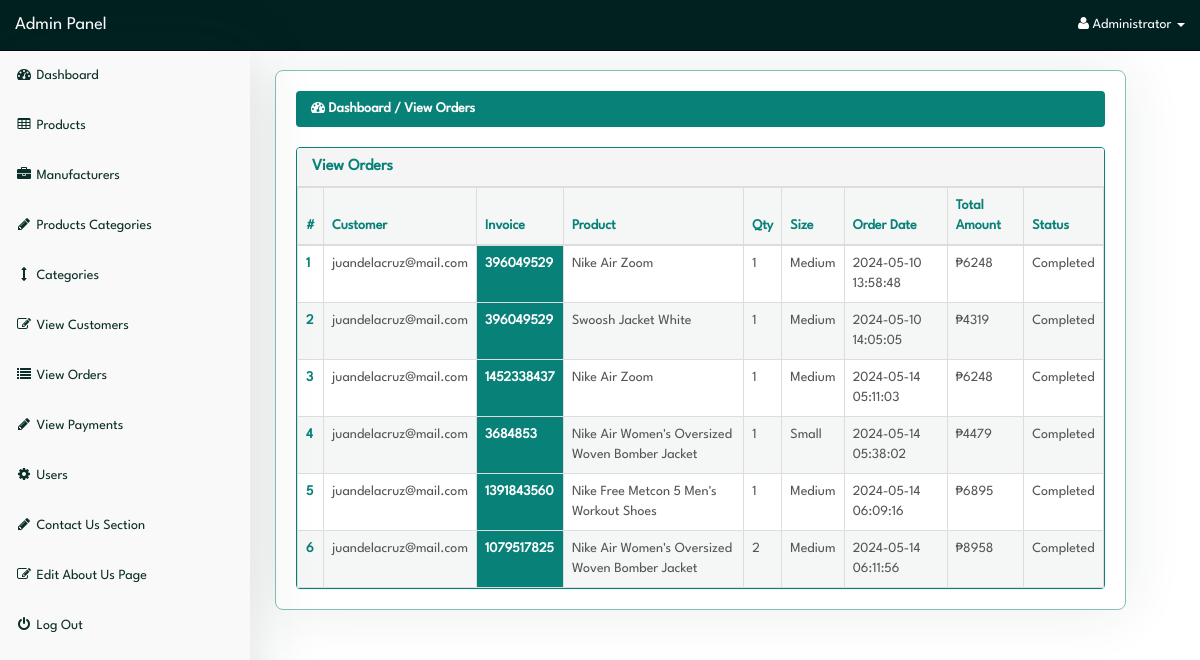
The page /admin/index.php?view_orders (signed in) on the database its author committed.
### tables this page shows
CREATE TABLE `pending_orders` (
  `order_id` int(10) NOT NULL,
  `customer_id` int(10) NOT NULL,
  `invoice_no` int(10) NOT NULL,
  `product_id` text NOT NULL,
  `qty` int(10) NOT NULL,
  `size` text NOT NULL,
  `order_status` text NOT NULL
);

CREATE TABLE `customers` (
  `customer_id` int(10) NOT NULL,
  `customer_name` varchar(255) NOT NULL,
  `customer_email` varchar(255) NOT NULL,
  `customer_pass` varchar(255) NOT NULL,
  `customer_country` text NOT NULL,
  `customer_city` text NOT NULL,
  `customer_contact` varchar(255) NOT NULL,
  `customer_address` text NOT NULL,
  `customer_image` text NOT NULL,
  `customer_ip` varchar(255) NOT NULL,
  `customer_confirm_code` text NOT NULL
);

CREATE TABLE `products` (
  `product_id` int(10) NOT NULL,
  `p_cat_id` int(10) NOT NULL,
  `cat_id` int(10) NOT NULL,
  `manufacturer_id` int(10) NOT NULL,
  `date` timestamp NOT NULL DEFAULT current_timestamp() ON UPDATE current_timestamp(),
  `product_title` text NOT NULL,
  `product_url` text NOT NULL,
  `product_img1` text NOT NULL,
  `product_img2` text NOT NULL,
  `product_img3` text NOT NULL,
  `product_price` int(10) NOT NULL,
  `product_psp_price` int(100) NOT NULL,
  `product_desc` text NOT NULL,
  `product_keywords` text NOT NULL,
  `product_label` text NOT NULL,
  `status` varchar(255) NOT NULL
);

CREATE TABLE `customer_orders` (
  `order_id` int(10) NOT NULL,
  `customer_id` int(10) NOT NULL,
  `due_amount` int(100) NOT NULL,
  `invoice_no` int(100) NOT NULL,
  `qty` int(10) NOT NULL,
  `size` text NOT NULL,
  `order_date` timestamp NOT NULL DEFAULT current_timestamp() ON UPDATE current_timestamp(),
  `order_status` text NOT NULL
);

### admin/view_orders.php (the view)
<?php
if (!isset($_SESSION['admin_email'])) {
    echo "<script>window.open('login.php','_self')</script>";
} else {
?>
<div class="row">
  <div class="col-lg-12">
    <ol class="breadcrumb">
      <li class="active">
        <i class="fa fa-dashboard"></i> Dashboard / View Orders
      </li>
    </ol>
  </div>
</div>
<div class="row">
  <div class="col-lg-12">
    <div class="panel panel-default">
      <div class="panel-heading">
        <h3 class="panel-title">
          View Orders
        </h3>
      </div>
      <div class="panel-body">
        <div class="table-responsive">
          <table class="table table-bordered table-hover table-striped">
            <thead>
              <tr>
                <th>#</th>
                <th>Customer</th>
                <th>Invoice</th>
                <th>Product</th>
                <th>Qty</th>
                <th>Size</th>
                <th>Order Date</th>
                <th>Total Amount</th>
                <th>Status</th>
              </tr>
            </thead>
            <tbody>
              <?php
                                $i = 0;
                                $get_orders = "SELECT * FROM pending_orders";
                                $run_orders = mysqli_query($con, $get_orders);
                                while ($row_orders = mysqli_fetch_array($run_orders)) {
                                    $order_id = $row_orders['order_id'];
                                    $c_id = $row_orders['customer_id'];
                                    $invoice_no = $row_orders['invoice_no'];
                                    $product_id = $row_orders['product_id'];
                                    $qty = $row_orders['qty'];
                                    $size = $row_orders['size'];
                                    $order_status = $row_orders['order_status'];
                                    $get_products = "SELECT * FROM products WHERE product_id='$product_id'";
                                    $run_products = mysqli_query($con, $get_products);
                                    $row_products = mysqli_fetch_array($run_products);
                                    $product_title = $row_products['product_title'];
                                    $get_customer = "SELECT * FROM customers WHERE customer_id='$c_id'";
                                    $run_customer = mysqli_query($con, $get_customer);
                                    $row_customer = mysqli_fetch_array($run_customer);
                                    $customer_email = $row_customer['customer_email'];
                                    $get_customer_order = "SELECT * FROM customer_orders WHERE order_id='$order_id'";
                                    $run_customer_order = mysqli_query($con, $get_customer_order);
                                     if (!$run_customer_order) {
                                         mysqli_error($con);
                                     } else {
                                         if (mysqli_num_rows($run_customer_order) > 0) {
                                             $row_customer_order = mysqli_fetch_array($run_customer_order);
                                             $order_date = date("Y-m-d H:i:s", strtotime($row_customer_order['order_date']));
                                             $due_amount = (int)$row_customer_order['due_amount'];
                                         } else {
                                             $order_date = "N/A";
                                             $due_amount = 0;
                                         }
                                    }
                                    $i++;
                                ?>
              <tr>
                <td><?php echo $i; ?></td>
                <td><?php echo $customer_email; ?></td>
                <td style="color: white; font-weight: bold; background-color: #088178"><?php echo $invoice_no; ?></td>
                <td><?php echo $product_title; ?></td>
                <td><?php echo $qty; ?></td>
                <td><?php echo $size; ?></td>
                <td><?php echo $order_date; ?></td>
                <td>₱<?php echo $due_amount ?></td>
                <td><?php echo $order_status == 'pending' ? '<div style="color:red;">Pending</div>' : 'Completed'; ?>
                </td>
              </tr>
              <?php } ?>
            </tbody>
          </table>
        </div>
      </div>
    </div>
  </div>
</div>
<?php } ?>

### admin/index.php (shortened to what this page needs)
<?php
include("includes/db.php");
if(!isset($_SESSION['admin_email'])){
  echo "<script>window.open('login.php','_self')</script>";
} else {
  $admin_session = $_SESSION['admin_email'];
  $get_admin = "select * from admins  where admin_email='$admin_session'";
  $run_admin = mysqli_query($con,$get_admin);
  $row_admin = mysqli_fetch_array($run_admin);
  $admin_name = $row_admin['admin_name'];
?>
<!DOCTYPE html>
<html>
<head>
  <link href="css/bootstrap.min.css" rel="stylesheet">
  <link href="css/style.css" rel="stylesheet">
  <link href="font-awesome/css/font-awesome.min.css" rel="stylesheet">
</head>
<body>
  <div id="wrapper">
    <?php include("includes/sidebar.php");  ?>
    <div id="page-wrapper">
      <div class="container-fluid">
        <?php
          foreach ($pages as $param => $file) {
              if (isset($_GET[$param])) {
                  include($file);
                  break;
              }
          }
        ?>
      </div>
    </div>
  </div>
</body>
</html>
<?php } ?>

### admin/includes/sidebar.php (shortened to what this page needs)
<?php
if(!isset($_SESSION['admin_email'])){
echo "<script>window.open('login.php','_self')</script>";
}
else {
?>
<nav class="navbar navbar-inverse navbar-fixed-top">
  <div class="navbar-header">
    <a class="navbar-brand" href="index.php?dashboard">Admin Panel</a>
  </div>
  <ul class="nav navbar-right top-nav">
    <li class="dropdown">
      <a href="#" class="dropdown-toggle" data-toggle="dropdown">
        <i class="fa fa-user"></i>
        <?php echo $admin_name; ?> <b class="caret"></b>
      </a>
    </li>
  </ul>
  <div class="collapse navbar-collapse navbar-ex1-collapse">
    <ul class="nav navbar-nav side-nav">
      <li>
        <a href="index.php?dashboard">
          <i class="fa fa-fw fa-dashboard"></i> Dashboard
        </a>
      </li>
      <li>
        <a href="#" data-toggle="collapse" data-target="#products">
          <i class="fa fa-fw fa-table"></i> Products
        </a>
      </li>
      <li>
        <a href="#" data-toggle="collapse" data-target="#manufacturers">
          <i class="fa fa-fw fa-briefcase"></i> Manufacturers
        </a>
      </li>
      <li>
        <a href="#" data-toggle="collapse" data-target="#p_cat">
          <i class="fa fa-fw fa-pencil"></i> Products Categories
        </a>
      </li>
      <li>
        <a href="#" data-toggle="collapse" data-target="#cat">
          <i class="fa fa-fw fa-arrows-v"></i> Categories
        </a>
      </li>
      <li>
        <a href="index.php?view_customers">
          <i class="fa fa-fw fa-edit"></i> View Customers
        </a>
      </li>
      <li>
        <a href="index.php?view_orders">
          <i class="fa fa-fw fa-list"></i> View Orders
        </a>
      </li>
      <li>
        <a href="index.php?view_payments">
          <i class="fa fa-fw fa-pencil"></i> View Payments
        </a>
      </li>
      <li>
        <a href="#" data-toggle="collapse" data-target="#users">
          <i class="fa fa-fw fa-gear"></i> Users
        </a>
      </li>
      <li>
        <a href="#" data-toggle="collapse" data-target="#contact_us">
          <i class="fa fa-fw fa-pencil"> </i> Contact Us Section
        </a>
      </li>
      <li>
        <a href="index.php?edit_about_us">
          <i class="fa fa-fw fa-edit"></i> Edit About Us Page
        </a>
      </li>
      <li>
        <a href="logout.php">
          <i class="fa fa-fw fa-power-off"></i> Log Out
        </a>
      </li>
    </ul>
  </div>
</nav>
<?php } ?>

### admin/css/style.css (style rules this page uses)
:root { --p-clr-100: #088178; --p-clr-200: #ff4015; --p-clr-300: #0000d3; --p-clr-400: #ffb222; --p-clr-500: #0097d3; --p-clr-600: #00ad4e; --p-clr-700: #3a0080; --n-clr-100: #fefefe; --n-clr-200: #f9f9f9; --n-clr-300: #0a2e28; --n-clr-400: #012120; }
*, *::before, *::after { margin: 0; padding: 0; box-sizing: border-box; }
h1, h2, h3, h4, h5, h6 { font-weight: 600; }
body { font-family: 'LeagueSpartan-Regular', Helvetica, Arial, sans-serif; margin-top: 100px; }
@media (min-width: 768px) { body { margin-top: 50px; } }
#wrapper { padding-top: 1rem; padding-left: 255px; }
#page-wrapper { width: 90%; margin-top: 1rem; margin-left: 2rem; border-radius: 8px; border: 1px solid #08817980; box-shadow: 0 0 60px #0a2e2817; }
#page-wrapper .container-fluid { padding: 0; margin: 0; width: 100%; padding: 2rem; }
.top-nav { padding: 0 15px; }
.top-nav > li { display: inline-block; float: left; }
.top-nav > li > a { padding-top: 15px; padding-bottom: 15px; line-height: 20px; color: var(--n-clr-100); }
.navbar-inverse .navbar-nav > li > a { color: var(--n-clr-300); }
.navbar { background-color: var(--n-clr-400); }
.navbar .navbar-header a { color: white; }
.side-nav { position: fixed; top: 51px; width: 250px; border-radius: 0; overflow-y: auto; background-color: var(--n-clr-200); bottom: 0; overflow-x: hidden; padding-bottom: 40px; display: flex; align-items: center; justify-content: flex-start; flex-direction: column; box-shadow: 0 0 60px #0a2e2826; }
.side-nav > li, .side-nav > li > a { width: 100%; }
.row .col-lg-12 .panel { margin: 0; border: 0; }
.panel-body { border-radius: 5px; }
.container-fluid .row .col-lg-12 .breadcrumb { background-color: var(--p-clr-100); }
.container-fluid .row .col-lg-12 .breadcrumb li { color: var(--n-clr-100); font-weight: 600; }
.panel { border: 0; border: 1px solid var(--p-clr-100) !important; }
.panel-default .panel-title { color: #088178; }
.panel-default .panel-body { padding: 0; }
.panel-body .table-responsive .table { margin: 0; }
.table { border-collapse: collapse; }
.table-responsive .table thead tr th, .table-responsive .table tbody tr td:nth-child(1) { color: var(--p-clr-100); font-weight: bold; }
.table-responsive .table thead tr, .table-responsive .table tbody tr:nth-child(even) { background-color: #0b3a370a; }
.table-responsive .table tbody tr:nth-child(odd) { background: none; }
.table-responsive .table tbody tr { border: 0; border: 1px solid #08817950; color: #555; cursor: pointer; }

### rows shown on the page
pending_orders: customer.customer_email "juandelacruz@mail.com", invoice_no "396049529", product.product_title "Nike Air Zoom", qty "1", size "Medium", customer_orders.order_date "2024-05-10 13:58:48", customer_orders.due_amount "6248", order_status "Completed"
pending_orders: customer.customer_email "juandelacruz@mail.com", invoice_no "396049529", product.product_title "Swoosh Jacket White", qty "1", size "Medium", customer_orders.order_date "2024-05-10 14:05:05", customer_orders.due_amount "4319", order_status "Completed"
pending_orders: customer.customer_email "juandelacruz@mail.com", invoice_no "1452338437", product.product_title "Nike Air Zoom", qty "1", size "Medium", customer_orders.order_date "2024-05-14 05:11:03", customer_orders.due_amount "6248", order_status "Completed"
pending_orders: customer.customer_email "juandelacruz@mail.com", invoice_no "3684853", product.product_title "Nike Air Women's Oversized Woven Bomber Jacket", qty "1", size "Small", customer_orders.order_date "2024-05-14 05:38:02", customer_orders.due_amount "4479", order_status "Completed"
pending_orders: customer.customer_email "juandelacruz@mail.com", invoice_no "1391843560", product.product_title "Nike Free Metcon 5 Men's Workout Shoes", qty "1", size "Medium", customer_orders.order_date "2024-05-14 06:09:16", customer_orders.due_amount "6895", order_status "Completed"
pending_orders: customer.customer_email "juandelacruz@mail.com", invoice_no "1079517825", product.product_title "Nike Air Women's Oversized Woven Bomber Jacket", qty "2", size "Medium", customer_orders.order_date "2024-05-14 06:11:56", customer_orders.due_amount "8958", order_status "Completed"

### other values the page prints
$admin_name "Administrator"
